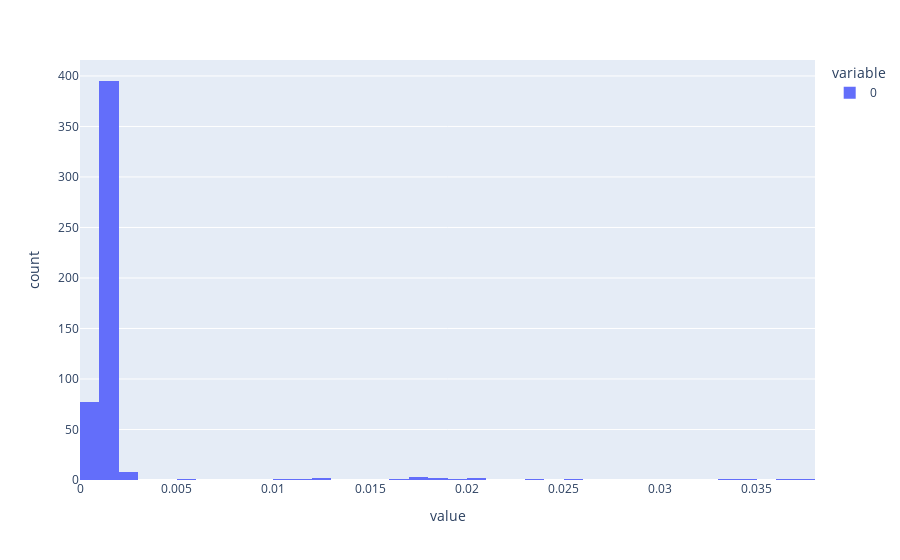

This figure's notebook cell:
### Code cell
px.histogram(trees.feature_importances_)

### Figure 1 — Plotly figure (JSON) as saved in the notebook; plotly's stock layout.template omitted (floating-point values rounded to 4 significant figures; data arrays with more than 128 entries replaced by an {"elided": "..."} marker saying what was removed)
{"data": [{"alignmentgroup": "True", "bingroup": "x", "hovertemplate": "variable=0<br>value=%{x}<br>count=%{y}<extra></extra>", "legendgroup": "0", "marker": {"color": "#636efa"}, "name": "0", "offsetgroup": "0", "orientation": "v", "showlegend": true, "type": "histogram", "x": {"elided": "500 float values"}, "xaxis": "x", "yaxis": "y"}], "layout": {"barmode": "relative", "legend": {"title": {"text": "variable"}, "tracegroupgap": 0}, "margin": {"t": 60}, "xaxis": {"anchor": "y", "domain": [0, 1], "title": {"text": "value"}}, "yaxis": {"anchor": "x", "domain": [0, 1], "title": {"text": "count"}}}}
